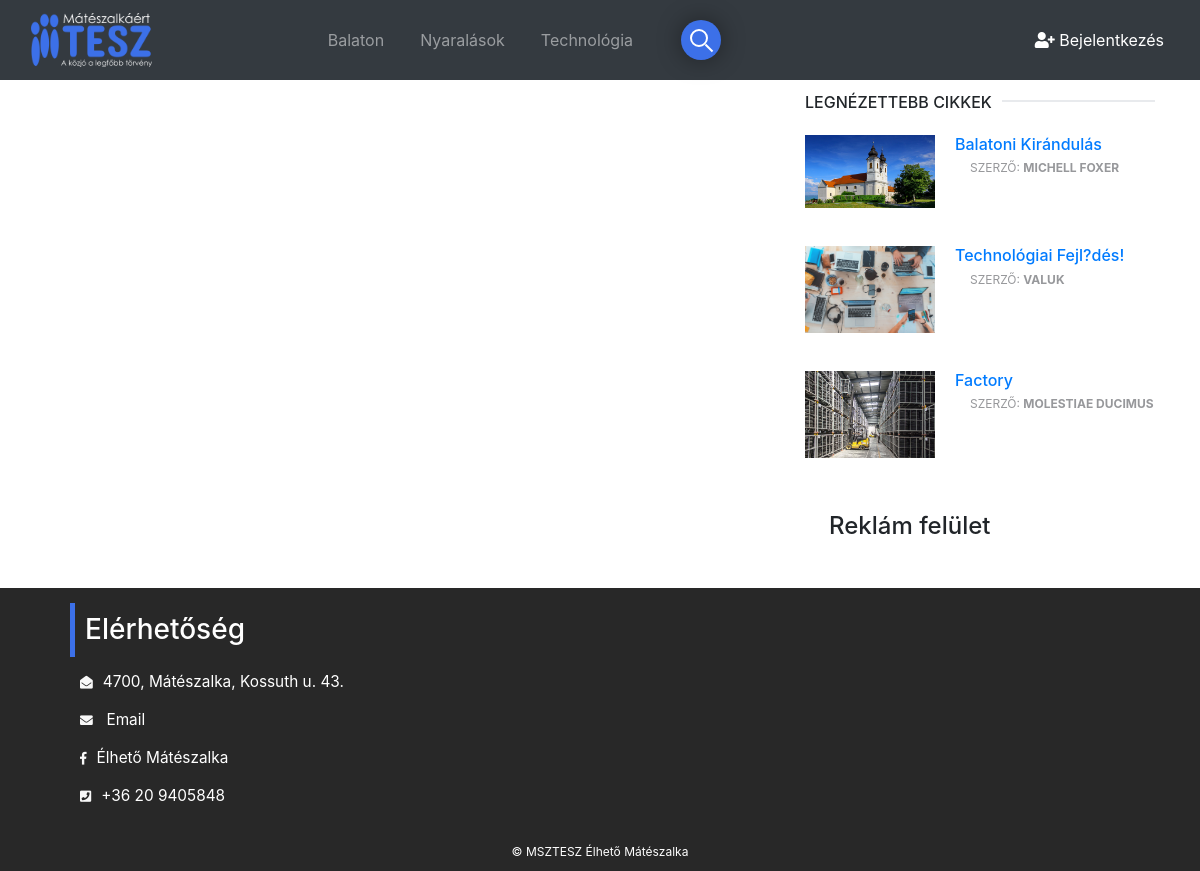
Before: /author_post.php with the older database file.
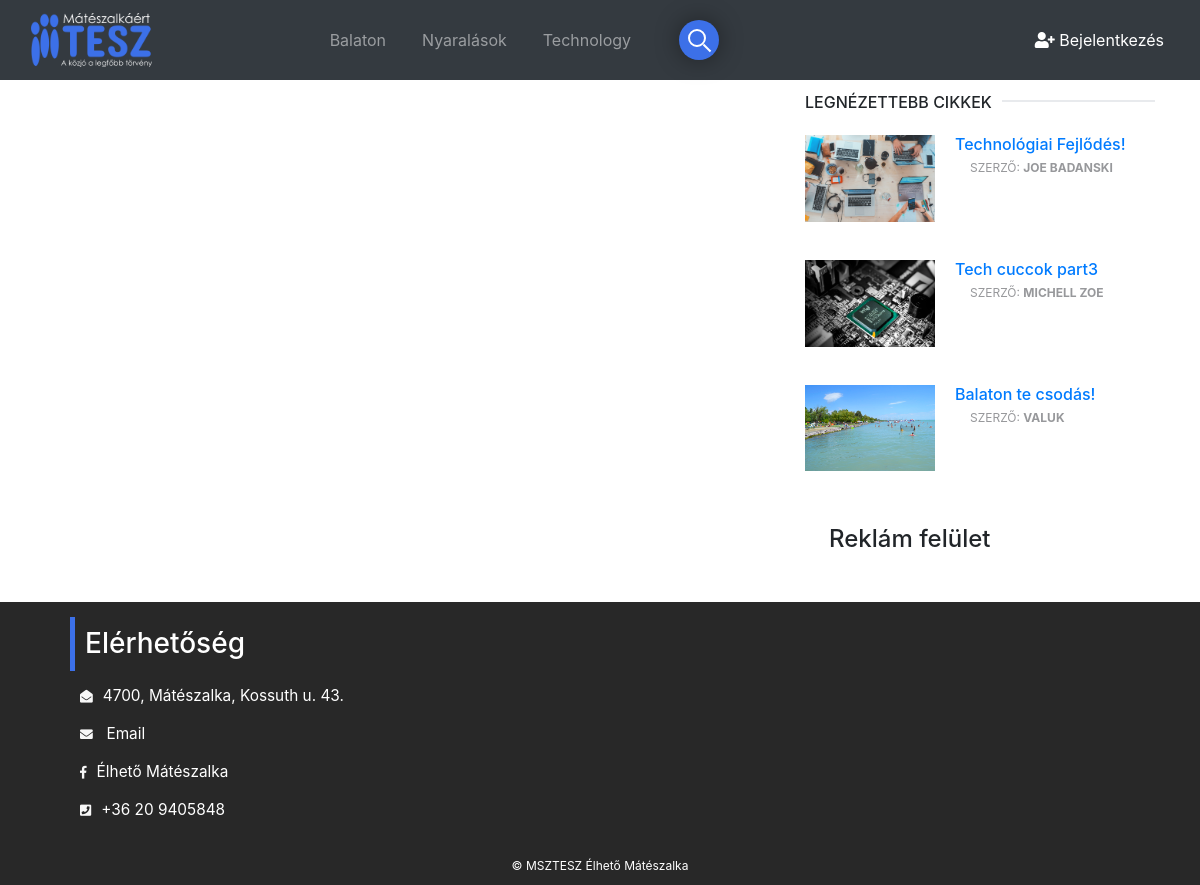
After: the same page with the newer database file.
### tables this page shows
CREATE TABLE `kategoriak` (
  `cat_id` int(3) UNSIGNED NOT NULL,
  `cat_cim` varchar(255) NOT NULL
);

CREATE TABLE `posztok` (
  `post_id` int(3) NOT NULL,
  `post_cat_id` int(3) NOT NULL,
  `post_cim` varchar(255) NOT NULL,
  `post_author` varchar(255) NOT NULL,
  `post_user` varchar(255) NOT NULL,
  `post_date` varchar(50) NOT NULL,
  `post_img` text NOT NULL,
  `post_tartalom` text NOT NULL,
  `post_tags` varchar(255) NOT NULL,
  `post_com_count` int(11) NOT NULL,
  `post_status` varchar(255) NOT NULL,
  `post_views` int(11) NOT NULL,
  `likes` int(11) NOT NULL
);

### admin/functions.php (called while the page is built, shortened)
<?php
function imagePlaceholder($image = ''){
 if (!$image) {
   return 'img';
 } else {
   return $image;
 }
}
?>

### includes/side.php (the view)
<div class="col-md-4">
<div class="aside-widget">
  <div class="section-title">
    <h2 class="title">Legnézettebb cikkek</h2>
  </div>
  <?php
        $query = "SELECT * FROM posztok ORDER BY post_views DESC LIMIT 3";
        $select_view_post = mysqli_query($connect, $query);
        while ($row = mysqli_fetch_assoc($select_view_post)) {
          $post_id = $row['post_id'];
          $post_cim = $row['post_cim'];
          $post_img = $row['post_img'];
          $post_user = $row['post_user'];
          $post_author = $row['post_author'];
         ?>
  <div class="post post-widget">
    <a class="post-img" href="/cms/post.php?p_id=<?php echo $post_id; ?>">
    <img class="img-fluid" src="/cms/img/<?php echo imagePlaceholder($post_img); ?>" alt="">
    </a>
    <div class="post-body">
    <h3 class="post-title"><a class="author" href="/cms/post/<?php echo $post_id; ?>"><?php echo $post_cim ?></a></h3>
    <ul class="post-meta">
      <li><?php if (!empty($post_user)): ?>
        Szerző: <a class="author" href="/cms/user_post.php?user=<?php echo $post_user; ?>&p_id=<?php echo $post_id; ?>"  target="_blank"><?php echo $post_user ?></a>
      <?php else: ?>
          Szerző: <a class="author" href="/cms/author_post.php?author=<?php echo $post_author; ?>&p_id=<?php echo $post_id; ?>"  target="_blank"><?php echo $post_author ?></a>
      <?php endif; ?></li>
    </ul>
    </div>
  </div>
<?php } ?>
</div>
<?php include "widget.php"; ?>
</div>

### includes/nav.php (shortened to what this page needs)
<nav class="navbar navbar-expand-lg navbar-dark fixed-top bg-dark">
	<div class="navbar-header d-flex col">
		<a class="navbar-brand" href="/cms"><img src="/cms/img/logo02.png"  alt="logo"></a>
	</div>
	<div id="navbarCollapse" class="collapse navbar-collapse justify-content-start">
		<ul class="nav navbar-nav">
        <?php
$query = "SELECT * FROM kategoriak";
$select_all_cat_query = mysqli_query($connect, $query);
while ($row = mysqli_fetch_assoc($select_all_cat_query)) {
  $cat_cim = $row['cat_cim'];
  $cat_id = $row['cat_id'];
  $category_class = '';
  echo "<li class='$category_class'><a class='nav-link' href='/cms/category/$cat_id'>{$cat_cim}</a></li>";
}
?>
		</ul>
		<form action="/cms/search" method="post">
            <div class="box">
                <span class="search">
                    <button name="send" class="btn btn-default" type="send">
                   </button>
                </span>
              </div>
            </form>
		<ul class="nav navbar-nav navbar-right ml-auto">
  <?php if (isset($_SESSION['user_role'])): ?>
<?php if (empty($_SESSION['user_image'])): ?>
  <li>
  <img class="img-responsive rounded-circle" src="https://raw.githubusercontent.com/azouaoui-med/pro-sidebar-template/gh-pages/src/img/user.jpg" width="40"
          alt="default picture"></li>
<?php else: ?>
  <li><img class="img-responsive rounded-circle" src="/cms/img/<?php echo $_SESSION['user_image']; ?>" width="40"
    alt="User picture"></li>
<?php endif; ?>
<li class="nav-item"><span class="users">
  <strong>Üdvözöljük,</strong>
  <?php echo $_SESSION['username']; ?>
</span></li>
<li><a class="nav-item" href="/cms/includes/logout.php">
<i class="fa fa-power-off"></i>
<strong>Kilépés</strong>
</a></li>
<?php else: ?>
 <a class="login-trigger" href="#" data-target="#login" data-toggle="modal"><i class="fa fa-user-plus"></i> Bejelentkezés</a>
<?php endif; ?>
</ul>
	</div>
</nav>

Changed rows visible on the page:
removed posztok: post_img (picture), post_cim "Balatoni Kirándulás", post_author "MICHELL FOXER"
removed posztok: post_img (picture), post_cim "Factory", post_author "MOLESTIAE DUCIMUS"
changed kategoriak: cat_cim "Technológia" → "Technology"
changed posztok: post_cim "Technológiai Fejl?dés!" → "Technológiai Fejlődés!"; post_author (not shown) → "JOE BADANSKI"; post_user "VALUK" → (not shown)
now on this page (row edited): posztok: post_img (picture), post_cim "Tech cuccok part3", post_author "MICHELL ZOE"
now on this page (row edited): posztok: post_img (picture), post_cim "Balaton te csodás!", post_user "VALUK"
